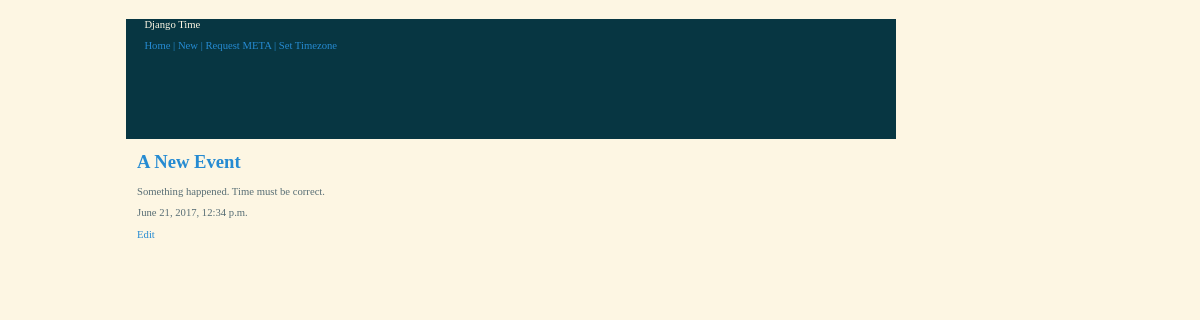
/event/2/, run on the app's committed database.
### timeapp/models.py (models this page shows, shortened)
class Event(models.Model):
    title = models.CharField(max_length=128)
    description = models.TextField(blank=True)
    event_time = models.DateTimeField(auto_now_add=False, auto_now=False)
    def __str__(self):
        return self.title

### timeapp/views.py (the view)
def event_detail(request, event_id):
    events = Event.objects.all()
    try:
        event = events.get(pk=event_id)
    except Event.DoesNotExist:
        raise Http404
    context = {'event': event}
    return render(request, 'event_detail.html', context)

### timeapp/templates/event_detail.html
{% extends "base.html" %}
{% block content %}
    <h1><a href="{% url 'event_edit' event.pk %}">{{ event }}</a></h1>
    <p>{{ event.description }}</p>
    <p>{{ event.event_time }}</p>
    <a class="btn btn-default" href="{% url 'event_edit' pk=event.pk %}">Edit</a></a>
{% endblock %}

### timeapp/static/timeapp.css (style rules this page uses)
body { color: #586e75; background-color: #fdf6e3; font-family: "Verdana", "Geneva", "sans-serif"; font-size: 8pt; }
h1 { font-size: 14pt; font-style: normal; }
a:link { color: #268bd2; font-style: normal; text-decoration:none; }

### data on the page
Event: title "A New Event", description "Something happened. Time must be correct.", event_time "June 21, 2017, 12:34 p.m."
